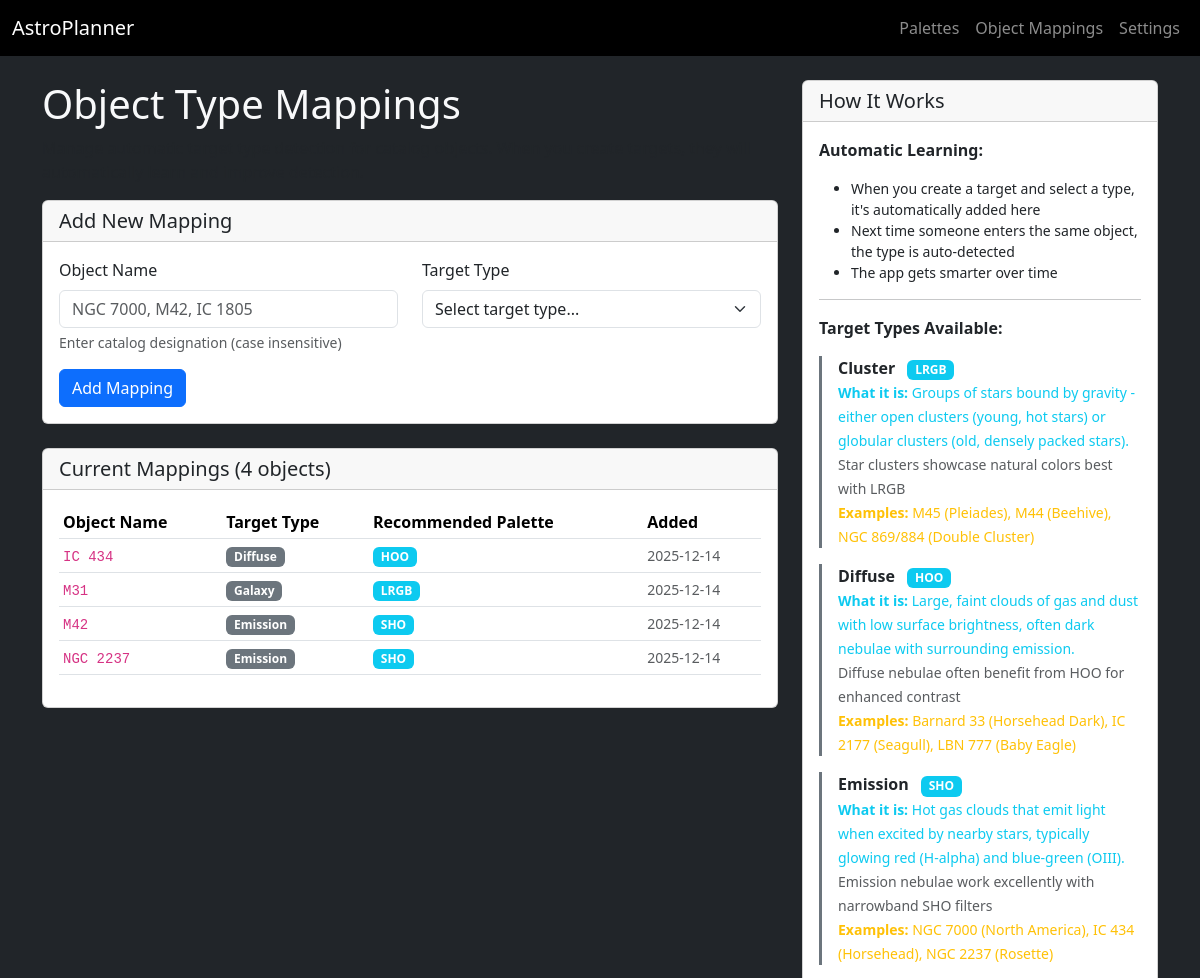
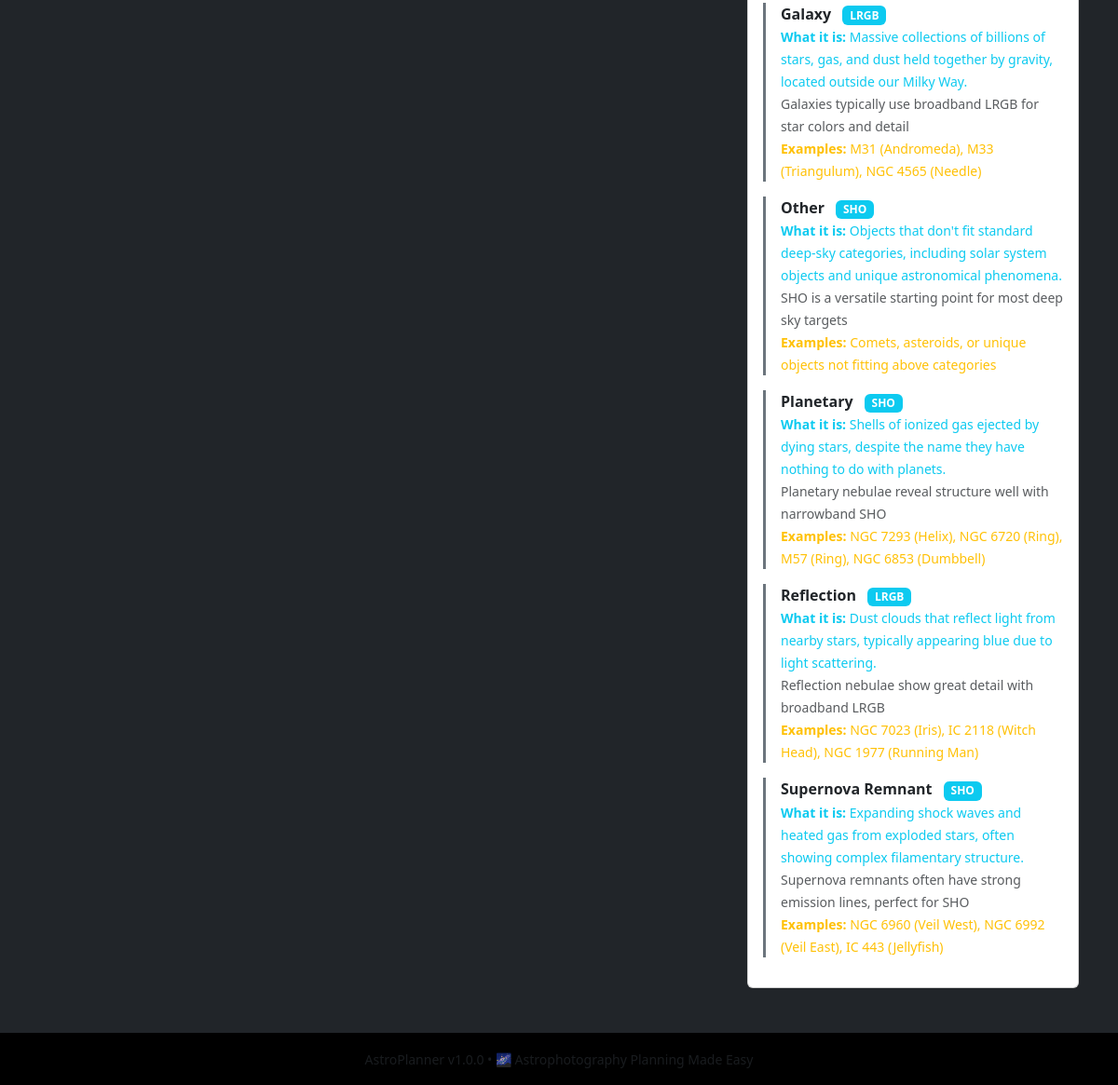
The page /manage-object-mappings on the database its author committed (2 pictures, top to bottom).
### app.py (models this page shows, shortened)
class ObjectMapping(db.Model):
    __tablename__ = "object_mappings"
    id = db.Column(db.Integer, primary_key=True)
    object_name = db.Column(db.String(128), unique=True, nullable=False)  # "NGC 6960", "M31", etc.
    target_type_id = db.Column(db.Integer, db.ForeignKey("target_types.id"), nullable=False)
    created_at = db.Column(db.DateTime, default=datetime.utcnow)
    target_type = relationship("TargetType", back_populates="object_mappings")

class TargetType(db.Model):
    __tablename__ = "target_types"
    id = db.Column(db.Integer, primary_key=True)
    name = db.Column(db.String(64), unique=True, nullable=False)  # emission, galaxy, etc.
    recommended_palette = db.Column(db.String(16), nullable=False)  # SHO, LRGB, etc.
    description = db.Column(db.Text)  # Why this palette works
    created_at = db.Column(db.DateTime, default=datetime.utcnow)
    object_mappings = relationship("ObjectMapping", back_populates="target_type", cascade="all, delete-orphan")

### app.py (the view, shortened to what this page needs)
@app.route("/manage-object-mappings", methods=["GET", "POST"])
def manage_object_mappings():
    mappings = ObjectMapping.query.join(TargetType).order_by(ObjectMapping.object_name).all()
    target_types = TargetType.query.order_by(TargetType.name).all()
    return render_template("manage_object_mappings.html", mappings=mappings, target_types=target_types)

### app.py (called while the page is built)
@app.context_processor
def inject_version():
    return {
        'app_version': APP_VERSION,
        'app_name': APP_NAME
    }

### templates/manage_object_mappings.html (shortened to what this page needs)
{% extends "base.html" %}
{% block content %}
<div class="row">
  <div class="col-md-8">
    <h1>Object Type Mappings</h1>
    <p class="text-muted">Manage automatic target type detection for catalog objects. When you create targets, they will automatically learn and improve detection.</p>
    <div class="card mb-4">
      <div class="card-header">
        <h5 class="mb-0">Add New Mapping</h5>
      </div>
      <div class="card-body">
        <form method="POST">
          <div class="row">
            <div class="col-md-6">
              <label for="object_name" class="form-label">Object Name</label>
              <input type="text" class="form-control" id="object_name" name="object_name"
                     placeholder="NGC 7000, M42, IC 1805" required>
              <div class="form-text">Enter catalog designation (case insensitive)</div>
            </div>
            <div class="col-md-6">
              <label for="target_type_name" class="form-label">Target Type</label>
              <select class="form-select" id="target_type_name" name="target_type_name" required>
                <option value="">Select target type...</option>
              </select>
            </div>
          </div>
          <button type="submit" class="btn btn-primary mt-3">Add Mapping</button>
        </form>
      </div>
    </div>
    <div class="card">
      <div class="card-header">
        <h5 class="mb-0">Current Mappings ({{ mappings|length }} objects)</h5>
      </div>
      <div class="card-body">
        {% if mappings %}
        <div class="table-responsive">
          <table class="table table-sm table-hover">
            <thead>
              <tr>
                <th>Object Name</th>
                <th>Target Type</th>
                <th>Recommended Palette</th>
                <th>Added</th>
              </tr>
            </thead>
            <tbody>
              {% for mapping in mappings %}
              <tr>
                <td>
                  <code>{{ mapping.object_name }}</code>
                </td>
                <td>
                  <span class="badge bg-secondary">{{ mapping.target_type.name.replace('_', ' ')|title }}</span>
                </td>
                <td>
                  <span class="badge bg-info">{{ mapping.target_type.recommended_palette }}</span>
                </td>
                <td>
                  <small class="text-muted">{{ mapping.created_at.strftime('%Y-%m-%d') if mapping.created_at else '-' }}</small>
                </td>
              </tr>
              {% endfor %}
            </tbody>
          </table>
        </div>
        {% else %}
        <p class="text-muted">No object mappings yet. Create some targets to automatically build this database!</p>
        {% endif %}
      </div>
    </div>
  </div>
  <div class="col-md-4">
    <div class="card">
      <div class="card-header">
        <h5 class="mb-0">How It Works</h5>
      </div>
      <div class="card-body">
        <p><strong>Automatic Learning:</strong></p>
        <ul class="small">
          <li>When you create a target and select a type, it's automatically added here</li>
          <li>Next time someone enters the same object, the type is auto-detected</li>
          <li>The app gets smarter over time</li>
        </ul>
        <hr>
        <p><strong>Target Types Available:</strong></p>
        {% for tt in target_types %}
        <div class="mb-3 border-start border-3 border-secondary ps-3">
          <strong class="text-capitalize">{{ tt.name.replace('_', ' ') }}</strong>
          <span class="badge bg-info ms-2">{{ tt.recommended_palette }}</span>
          <br>
          <small class="text-info">
            <strong>What it is:</strong>
            {% if tt.name == 'emission' %}
              Hot gas clouds that emit light when excited by nearby stars, typically glowing red (H-alpha) and blue-green (OIII).
            {% elif tt.name == 'diffuse' %}
              Large, faint clouds of gas and dust with low surface brightness, often dark nebulae with surrounding emission.
            {% elif tt.name == 'reflection' %}
              Dust clouds that reflect light from nearby stars, typically appearing blue due to light scattering.
            {% elif tt.name == 'galaxy' %}
              Massive collections of billions of stars, gas, and dust held together by gravity, located outside our Milky Way.
            {% elif tt.name == 'cluster' %}
              Groups of stars bound by gravity - either open clusters (young, hot stars) or globular clusters (old, densely packed stars).
            {% elif tt.name == 'planetary' %}
              Shells of ionized gas ejected by dying stars, despite the name they have nothing to do with planets.
            {% elif tt.name == 'supernova_remnant' %}
              Expanding shock waves and heated gas from exploded stars, often showing complex filamentary structure.
            {% elif tt.name == 'other' %}
              Objects that don't fit standard deep-sky categories, including solar system objects and unique astronomical phenomena.
            {% endif %}
          </small>
          <br>
          <small class="text-muted">{{ tt.description }}</small>
          <br>
          <small class="text-warning">
            <strong>Examples:</strong>
            {% if tt.name == 'emission' %}
              NGC 7000 (North America), IC 434 (Horsehead), NGC 2237 (Rosette)
            {% elif tt.name == 'diffuse' %}
              Barnard 33 (Horsehead Dark), IC 2177 (Seagull), LBN 777 (Baby Eagle)
            {% elif tt.name == 'reflection' %}
              NGC 7023 (Iris), IC 2118 (Witch Head), NGC 1977 (Running Man)
            {% elif tt.name == 'galaxy' %}
              M31 (Andromeda), M33 (Triangulum), NGC 4565 (Needle)
            {% elif tt.name == 'cluster' %}
              M45 (Pleiades), M44 (Beehive), NGC 869/884 (Double Cluster)
            {% elif tt.name == 'planetary' %}
              NGC 7293 (Helix), NGC 6720 (Ring), M57 (Ring), NGC 6853 (Dumbbell)
            {% elif tt.name == 'supernova_remnant' %}
              NGC 6960 (Veil West), NGC 6992 (Veil East), IC 443 (Jellyfish)
            {% elif tt.name == 'other' %}
              Comets, asteroids, or unique objects not fitting above categories
            {% endif %}
          </small>
        </div>
        {% endfor %}
      </div>
    </div>
  </div>
</div>
{% endblock %}

### templates/base.html (shortened to what this page needs)
<!doctype html>
<html lang="en">
<head>
  <link
    href="https://cdn.jsdelivr.net/npm/bootstrap@5.3.3/dist/css/bootstrap.min.css"
    rel="stylesheet"
  >
</head>
<body class="bg-dark text-light">
<nav class="navbar navbar-expand-lg navbar-dark bg-black mb-4">
  <div class="container-fluid">
    <a class="navbar-brand" href="{{ url_for('index') }}">{{ app_name }}</a>
    <div class="navbar-nav ms-auto">
      <a class="nav-link" href="{{ url_for('palette_list') }}">Palettes</a>
      <a class="nav-link" href="{{ url_for('manage_object_mappings') }}">Object Mappings</a>
      <a class="nav-link" href="{{ url_for('global_settings') }}">Settings</a>
    </div>
  </div>
</nav>
<div class="container mb-5">
  {% block content %}{% endblock %}
</div>
<footer class="bg-black text-center py-3 mt-5">
  <div class="container">
    <small class="text-muted">
      {{ app_name }} v{{ app_version }} •
      <span title="Professional astrophotography session planning tool">🌌 Astrophotography Planning Made Easy
      </span>
    </small>
  </div>
</footer>
</body>
</html>

### rows shown on the page
ObjectMapping: object_name "IC 434", target_type.name.replace "Diffuse", target_type.recommended_palette "HOO", created_at "2025-12-14"
ObjectMapping: object_name "M31", target_type.name.replace "Galaxy", target_type.recommended_palette "LRGB", created_at "2025-12-14"
ObjectMapping: object_name "M42", target_type.name.replace "Emission", target_type.recommended_palette "SHO", created_at "2025-12-14"
ObjectMapping: object_name "NGC 2237", target_type.name.replace "Emission", target_type.recommended_palette "SHO", created_at "2025-12-14"
TargetType: name.replace "Cluster", recommended_palette "LRGB", description "Star clusters showcase natural colors best with LRGB", shows "M45 (Pleiades), M44 (Beehive), NGC 869/884 (Double Cluster)"
TargetType: name.replace "Diffuse", recommended_palette "HOO", shows "Large, faint clouds of gas and dust with low surface brightness, often dark nebulae with surrounding emission.", description "Diffuse nebulae often benefit from HOO for enhanced contrast", shows "Barnard 33 (Horsehead Dark), IC 2177 (Seagull), LBN 777 (Baby Eagle)"
TargetType: name.replace "Emission", recommended_palette "SHO", shows "Hot gas clouds that emit light when excited by nearby stars, typically glowing red (H-alpha) and blue-green (OIII).", description "Emission nebulae work excellently with narrowband SHO filters", shows "NGC 7000 (North America), IC 434 (Horsehead), NGC 2237 (Rosette)"
TargetType: name.replace "Galaxy", recommended_palette "LRGB", shows "Massive collections of billions of stars, gas, and dust held together by gravity, located outside our Milky Way.", description "Galaxies typically use broadband LRGB for star colors and detail", shows "M31 (Andromeda), M33 (Triangulum), NGC 4565 (Needle)"
TargetType: name.replace "Other", recommended_palette "SHO", shows "Objects that don't fit standard deep-sky categories, including solar system objects and unique astronomical phenomena.", description "SHO is a versatile starting point for most deep sky targets", shows "Comets, asteroids, or unique objects not fitting above categories"
TargetType: name.replace "Planetary", recommended_palette "SHO", shows "Shells of ionized gas ejected by dying stars, despite the name they have nothing to do with planets.", description "Planetary nebulae reveal structure well with narrowband SHO", shows "NGC 7293 (Helix), NGC 6720 (Ring), M57 (Ring), NGC 6853 (Dumbbell)"
TargetType: name.replace "Reflection", recommended_palette "LRGB", shows "Dust clouds that reflect light from nearby stars, typically appearing blue due to light scattering.", description "Reflection nebulae show great detail with broadband LRGB", shows "NGC 7023 (Iris), IC 2118 (Witch Head), NGC 1977 (Running Man)"
TargetType: name.replace "Supernova Remnant", recommended_palette "SHO", shows "Expanding shock waves and heated gas from exploded stars, often showing complex filamentary structure.", description "Supernova remnants often have strong emission lines, perfect for SHO", shows "NGC 6960 (Veil West), NGC 6992 (Veil East), IC 443 (Jellyfish)"

### other values the page prints
{{ app_name }} "AstroPlanner"
{{ mappings|length }} "4"
{{ app_version }} "1.0.0"
